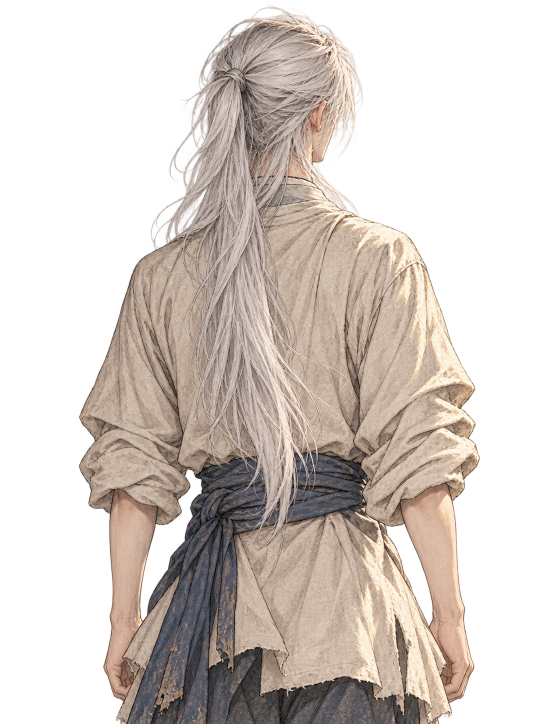
#> input picture Images/Prologue/shoulder.png, 1086 x 1448 px (shown at 1/2 size)
$ python prepare_wuhen.py
#> lines starting #> are read from the running program, lines starting #| are printed output that depends on the picture; after the words box and inside, x2 and y2 are one past the last pixel; in counts of white or black regions, pixels touching at a corner belong together
"""Prepare Jiang Wuhen's over-the-shoulder card from Images/Prologue/shoulder.png.

Outputs (Images/Cinderfall/):
  wuhen-back.webp     torso with the right forearm removed and the hem behind it inpainted
  wuhen-forearm.webp  the forearm + hand, rotated at runtime about the elbow so he can wave
  wuhen-normal.webp   a soft bulge normal map from the hole-filled silhouette (no alpha: WebP drops colour under alpha 0)
  wuhen-hair.webp     hair mask that drives the ponytail sway
Requires: pillow, numpy, scipy, opencv-python.
"""
import os
import numpy as np, cv2
from PIL import Image, ImageDraw
from scipy import ndimage

SRC = os.path.join(os.path.dirname(__file__), '..', 'Images', 'Prologue', 'shoulder.png')
OUT = os.path.join(os.path.dirname(__file__), '..', 'Images', 'Cinderfall')

a = np.asarray(Image.open(SRC).convert('RGBA')).copy()
#> a is the input picture: shape (1448, 1086, 4); mean R, G, B, A 90.5, 80.7, 73.9, 126.1
H, W = a.shape[:2]
#> H = 1448; W = 1086
alpha = a[..., 3]
poly = [(806, 990), (850, 968), (905, 962), (944, 972), (940, 1060), (930, 1160), (932, 1250), (946, 1320), (942, 1395), (915, 1440), (872, 1440), (846, 1400), (842, 1330), (838, 1250), (828, 1160), (812, 1070)]
m = Image.new('L', (W, H), 0); ImageDraw.Draw(m).polygon(poly, fill=255); poly_m = np.asarray(m) > 0
#> after `m = Image.new('L', (W, H), 0)`: m: PIL image 1086x1448 L; every value is 0
#> after `ImageDraw.Draw(m).polygon(poly, fill=255)`:
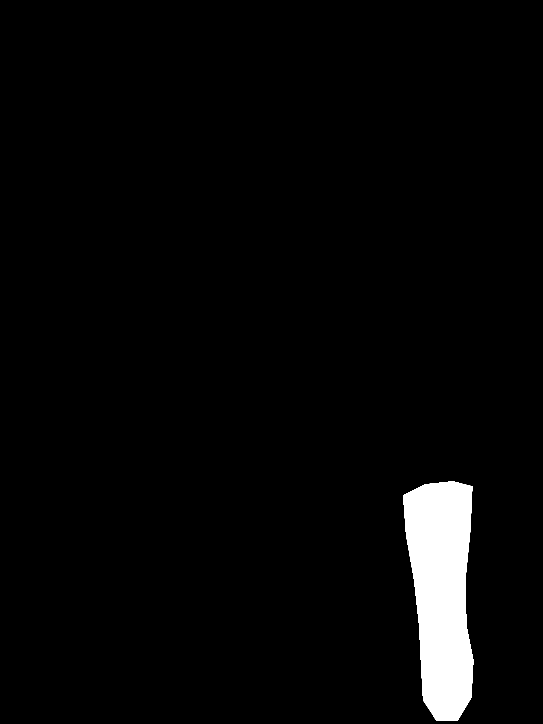
#> m: PIL image 1086x1448 L (shown at 1/2 size); 3.2% white; 1 white region, box (x1, y1, x2, y2) and area: (806, 962, 947, 1441) 50621
hsv = cv2.cvtColor(a[..., :3], cv2.COLOR_RGB2HSV).astype(float)
S = ndimage.gaussian_filter(hsv[..., 1], 2.0); Hh = ndimage.gaussian_filter(hsv[..., 0], 2.0)
skin = (S > 57) & (Hh < 14.5) & (alpha > 100)
#> skin: shape (1448, 1086) bool; 9% white; 389 white regions (210 under 20 px), largest, box (x1, y1, x2, y2) and area: (634, 579, 949, 1418) 52966, (158, 509, 480, 1442) 47013, (603, 196, 670, 329) 4840
skin = ndimage.binary_opening(ndimage.binary_closing(skin, iterations=4), iterations=2)
#> skin: shape (1448, 1086) bool; 9.1% white; 152 white regions (21 under 20 px), largest, box (x1, y1, x2, y2) and area: (598, 608, 949, 1409) 56774, (177, 642, 479, 1430) 43075, (603, 196, 670, 329) 5271
fore = skin & poly_m
#> fore: shape (1448, 1086) bool; 2% white; 3 white regions, box (x1, y1, x2, y2) and area: (806, 962, 947, 1409) 30471, (847, 1401, 901, 1441) 737, (840, 1289, 855, 1337) 306
lab, _ = ndimage.label(fore); sizes = ndimage.sum(fore, lab, range(1, lab.max() + 1)); fore = lab == (np.argmax(sizes) + 1)
#> after `lab, _ = ndimage.label(fore)`:
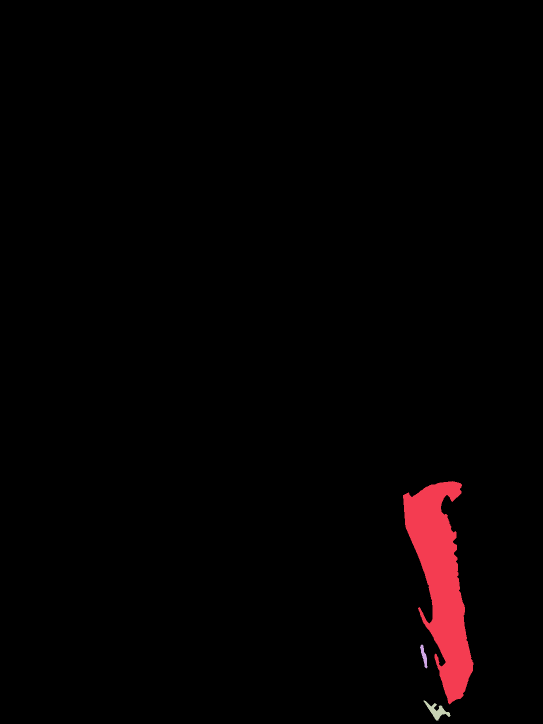
#> lab: shape (1448, 1086) int32 (shown at 1/2 size); 4 distinct labels, from 0 to 3; one colour per label, 0 black
#> after `sizes = ndimage.sum(fore, lab, range(1, lab.max() + 1))`: sizes = [30471, 306, 737]
#> after `fore = lab == np.argmax(sizes) + 1`: fore: shape (1448, 1086) bool; 1.9% white; 1 white region, box (x1, y1, x2, y2) and area: (806, 962, 947, 1409) 30471
fore = ndimage.binary_dilation(ndimage.binary_fill_holes(fore), iterations=2) & (alpha > 40) & poly_m
#> fore: shape (1448, 1086) bool; 2% white; 1 white region, box (x1, y1, x2, y2) and area: (806, 962, 947, 1411) 31676
soft = ndimage.gaussian_filter(fore.astype(float), 0.8)
fa = a.copy(); fa[..., 3] = (np.minimum(alpha / 255.0, soft) * 255).astype(np.uint8)
#> after `fa[..., 3] = (np.minimum(alpha / 255.0, soft) * 255).astype(np.uint8)`:
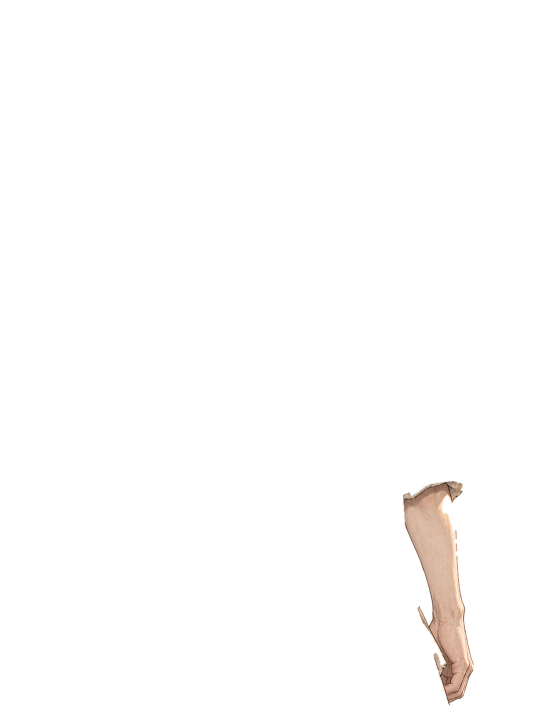
#> fa: shape (1448, 1086, 4) (shown at 1/2 size); mean R, G, B, A 90.5, 80.7, 73.9, 5; transparent parts drawn white
ys, xs = np.where(fore); x0, x1, y0, y1 = xs.min() - 4, xs.max() + 5, ys.min() - 4, min(H, ys.max() + 5)
#> after `x0, x1, y0, y1 = (xs.min() - 4, xs.max() + 5, ys.min() - 4, min(H, ys.`: x0 = 802; x1 = 951; y0 = 958; y1 = 1415
Image.fromarray(fa[y0:y1, x0:x1]).save(os.path.join(OUT, 'wuhen-forearm.webp'), 'WEBP', quality=92, method=6)
print('forearm crop', x0, y0, 'pivot (elbow) at', 878 - x0, 990 - y0)
#| forearm crop 802 958 pivot (elbow) at 76 32
hole = fore & (np.arange(H)[:, None] > 1240)
#> hole: shape (1448, 1086) bool; 0.64% white; 1 white region, box (x1, y1, x2, y2) and area: (843, 1241, 947, 1411) 10069
mask = ndimage.binary_dilation(hole, iterations=5).astype(np.uint8) * 255
#> mask: shape (1448, 1086); 0.8% white; 1 white region, box (x1, y1, x2, y2) and area: (838, 1236, 952, 1416) 12534
inp = cv2.cvtColor(cv2.inpaint(cv2.cvtColor(a[..., :3], cv2.COLOR_RGB2BGR), mask, 11, cv2.INPAINT_TELEA), cv2.COLOR_BGR2RGB)
torso = a.copy(); torso[..., :3] = np.where(mask[..., None] > 0, inp, a[..., :3])
#> after `torso[..., :3] = np.where(mask[..., None] > 0, inp, a[..., :3])`: torso: shape (1448, 1086, 4); 0.79% of pixels changed, all inside (x1, y1, x2, y2) = (838, 1236, 952, 1416)
na = alpha.astype(float); na[fore & ~hole] = 0
hem = np.zeros_like(fore)
for y in range(1240, H):
    row = np.where((alpha[y] > 128) & ~fore[y])[0]; row = row[row < 870]
    if len(row): hem[y, :row.max() + 1] = True
#> hem: shape (1448, 1086) bool; 11.5% white; 1 white region, box (x1, y1, x2, y2) and area: (0, 1240, 870, 1448) 180308
na[hole & ~ndimage.binary_dilation(hem, iterations=2)] = 0
torso[..., 3] = np.clip(ndimage.gaussian_filter(na, 0.6), 0, 255).astype(np.uint8)
#> torso: shape (1448, 1086, 4); mean R, G, B, A 90.2, 80.6, 73.7, 120.9
al = torso[..., 3] > 20
#> al: shape (1448, 1086) bool; 48.9% white; 17 white regions (11 under 20 px), largest, box (x1, y1, x2, y2) and area: (157, 11, 961, 1448) 767773, (883, 991, 914, 1064) 1149, (907, 1077, 915, 1088) 58, (909, 1101, 916, 1113) 55, (945, 1326, 950, 1342) 52, (661, 297, 671, 304) 20
lab, n = ndimage.label(al); sizes = ndimage.sum(al, lab, range(1, n + 1))
#> after `lab, n = ndimage.label(al)`:
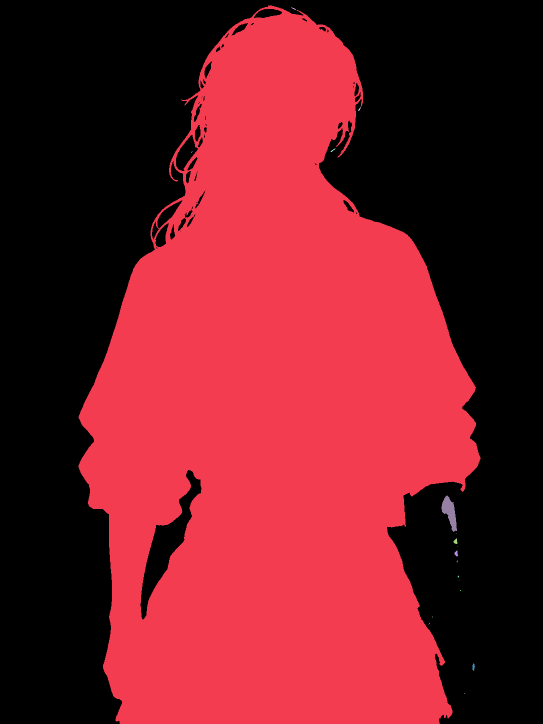
#> lab: shape (1448, 1086) int32 (shown at 1/2 size); 23 distinct labels, from 0 to 22; one colour per label, 0 black
#> after `lab, n = ndimage.label(al)`: n = 22
#> after `sizes = ndimage.sum(al, lab, range(1, n + 1))`: sizes = 22 values, max 767755 at index 0, min 1 at index 6, mean 34961.8
small = np.isin(lab, np.where(sizes < 1500)[0] + 1); region = np.zeros_like(al); region[900:, 700:] = True
torso[..., 3][small & region] = 0
#> torso: shape (1448, 1086, 4); mean R, G, B, A 90.2, 80.6, 73.7, 120.8
Image.fromarray(torso).save(os.path.join(OUT, 'wuhen-back.webp'), 'WEBP', quality=90, method=6)
al = ndimage.binary_opening(ndimage.binary_fill_holes(ndimage.binary_closing(torso[..., 3] > 60, iterations=6)), iterations=3)
#> al: shape (1448, 1086) bool; 49.5% white; 1 white region, box (x1, y1, x2, y2) and area: (158, 13, 960, 1442) 778183
dist = ndimage.gaussian_filter(ndimage.distance_transform_edt(al), 12)
hgt = ndimage.gaussian_filter(np.sqrt(np.clip(dist / 90.0, 0, 1)), 6)
gx = np.gradient(hgt, axis=1); gy = np.gradient(hgt, axis=0)
nx = -gx * 22; ny = gy * 22; nz = np.ones_like(hgt); l = np.sqrt(nx * nx + ny * ny + nz * nz)
#> after `nx = -gx * 22`:
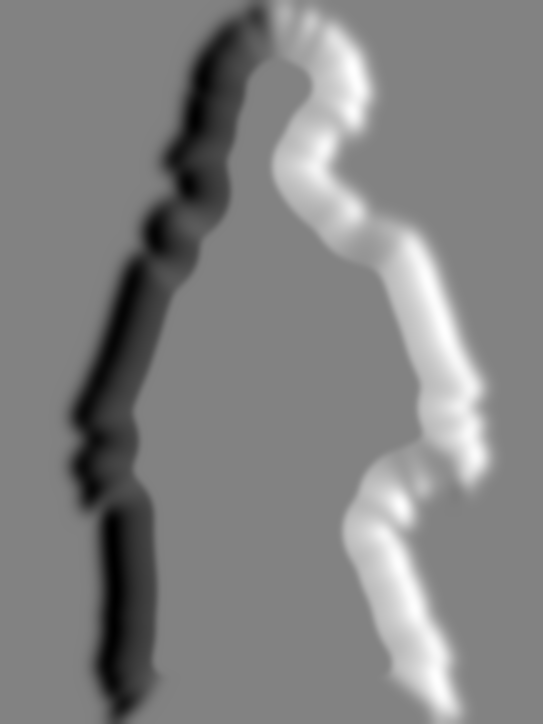
#> nx: shape (1448, 1086) float64 (shown at 1/2 size); min -0.268, max 0.258, mean -1.69e-20; drawn with min black and max white
nrm = np.stack([nx / l, ny / l, nz / l], -1) * 0.5 + 0.5
Image.fromarray((nrm * 255).astype(np.uint8), 'RGB').resize((W // 2, H // 2), Image.LANCZOS).save(os.path.join(OUT, 'wuhen-normal.webp'), 'WEBP', quality=92)
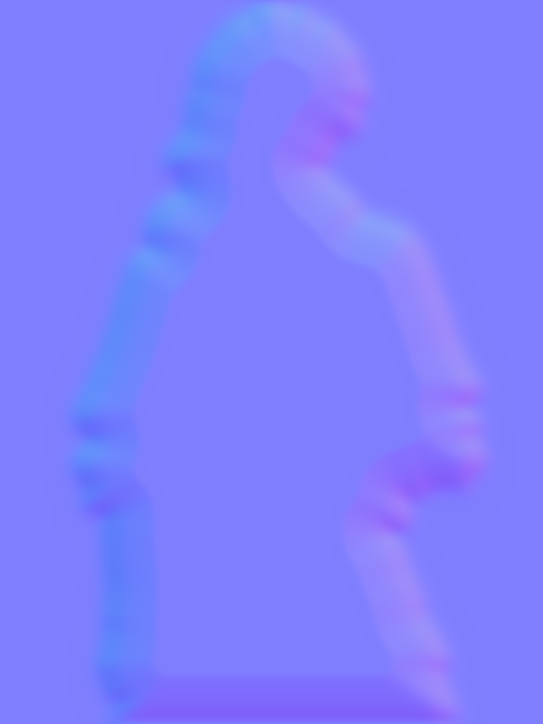
#> saved as wuhen-normal.webp: PIL image 543x724 RGB; mean R, G, B 127, 127.3, 254.1
hsv2 = cv2.cvtColor(torso[..., :3], cv2.COLOR_RGB2HSV).astype(float)
yy = np.arange(H)[:, None] / H; xx = np.arange(W)[None, :] / W
#> after `yy = np.arange(H)[:, None] / H`: yy = 1448 values from 0 to 0.999
hair = (hsv2[..., 1] < 40) & (hsv2[..., 2] > 150) & (torso[..., 3] > 100) & (yy < 0.78) & (xx > 0.18) & (xx < 0.62)
#> hair: shape (1448, 1086) bool; 7.6% white; 1042 white regions (949 under 20 px), largest, box (x1, y1, x2, y2) and area: (304, 57, 666, 1079) 108496, (537, 364, 609, 441) 877, (400, 98, 462, 153) 703
hair = np.clip(ndimage.gaussian_filter(hair.astype(float), 4) * 1.6, 0, 1)
hair = np.maximum(hair, ((yy < 0.3) & (xx > 0.3) & (xx < 0.62) & (torso[..., 3] > 100)).astype(float) * 0.8)
Image.fromarray((hair * 255).astype(np.uint8), 'L').resize((W // 4, H // 4), Image.LANCZOS).save(os.path.join(OUT, 'wuhen-hair.webp'), 'WEBP', quality=85)
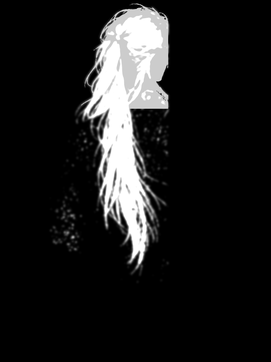
#> saved as wuhen-hair.webp: PIL image 271x362 L; min 0, max 255, mean 28.7
print('done')
